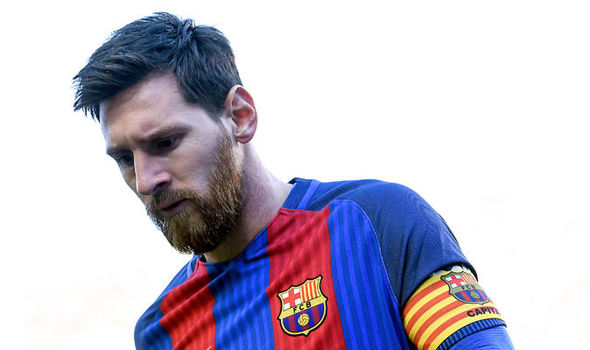
#> input picture messi.jpg, 590 x 350 px, given in place of the camera
$ python StartV.py
#> lines starting #> are read from the running program, lines starting #| are printed output that depends on the picture; after the words box and inside, x2 and y2 are one past the last pixel; in counts of white or black regions, pixels touching at a corner belong together
### Trackbar.py
import cv2


def create_trackbar(trackbar_name, window_name, slider_max):
    cv2.createTrackbar(trackbar_name, window_name, 0, slider_max, on_trackbar)


def on_trackbar(val):
    pass

def adaptive_threshold(frame, slider_max, adaptative, binary, trackbar_value):
    return cv2.adaptiveThreshold(frame, slider_max, adaptative, binary, trackbar_value, 0)

def get_trackbar_value(trackbar_name, window_name):
    return int(cv2.getTrackbarPos(trackbar_name, window_name) / 2) * 2 + 3

### frame_editor.py
import cv2


def denoise(frame, method, radius):
    kernel = cv2.getStructuringElement(method, (radius, radius))
    opening = cv2.morphologyEx(frame, cv2.MORPH_OPEN, kernel)
    closing = cv2.morphologyEx(opening, cv2.MORPH_CLOSE, kernel)
    return closing

### Contour.py
import cv2


def get_contours(frame, mode, method):
    contours, hierarchy = cv2.findContours(frame, mode, method)
    return contours


def get_biggest_contour(contours):
    max_cnt = contours[0]
    for cnt in contours:
        if cv2.contourArea(cnt) > cv2.contourArea(max_cnt):
            max_cnt = cnt
    return max_cnt


def compare_contours(contour_to_compare, saved_contours, max_diff):
    for contour in saved_contours:
        if cv2.matchShapes(contour_to_compare, contour, cv2.CONTOURS_MATCH_I2, 0) < max_diff:
            return True
    return False

def draw_contours(frame, contours, color, thickness):
    # -1 for all contours
    cv2.drawContours(frame, contours, -1, color, thickness)
    return frame

### StartV.py
import cv2

from Contour import get_contours, get_biggest_contour, compare_contours, draw_contours
from Trackbar import get_trackbar_value, create_trackbar, adaptive_threshold, on_trackbar
from frame_editor import denoise

alpha_slider_max = 125
window_name = 'denoised'
trackbar_name = 'Trackbar'
slider_max = 151

cv2.namedWindow(window_name)
cv2.namedWindow('Mean2')

cap= cv2.VideoCapture(0)

create_trackbar(trackbar_name, window_name, 17)
create_trackbar('Trackbar2', 'Mean2', slider_max)
cv2.COLOR_RGB2BGR
biggest_contour = None

color_red = (255, 0, 0)
saved_contours = []

while True:
    # metodo para que la camara "lea"
    # frame son las "imagenes" (frames) de cada milisegundo
    ret, frame = cap.read()
#> frame is the input picture: shape (350, 590, 3); mean B, G, R 205.6, 190.3, 195.1
    # aca las espejamos para que se vean bien
    frame = cv2.flip(frame, 1)
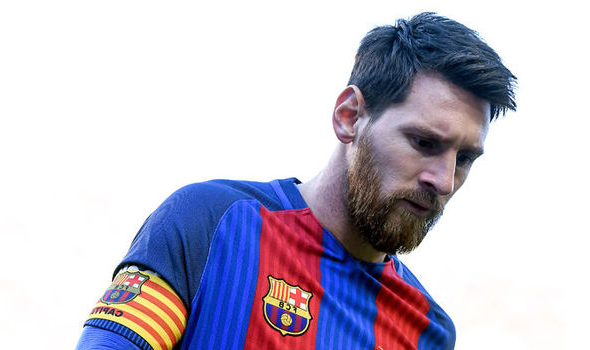
#> frame: shape (350, 590, 3); mean B, G, R 205.6, 190.3, 195.1
    # aca las mostramos en una ventana
    cv2.imshow('Normal', frame)

    grey = cv2.cvtColor(frame, cv2.COLOR_BGR2GRAY)
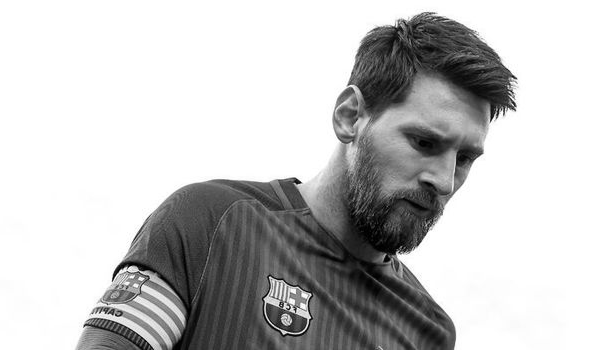
#> grey: shape (350, 590); min 0, max 255, mean 193.5

    cv2.imshow('Grey', grey)

    trackbar_val2 = get_trackbar_value('Trackbar2', 'Mean2')
    adapt2 = adaptive_threshold(grey, alpha_slider_max, cv2.ADAPTIVE_THRESH_MEAN_C, cv2.THRESH_BINARY, trackbar_val2)
#> in adaptive_threshold, `return cv2.adaptiveThreshold(frame, slider_max, adaptative, binary, tr..`:
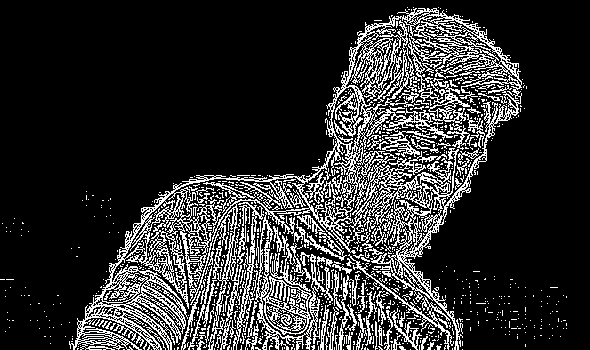
#> returned value: shape (350, 590); values 0 (black) and 125 (white), 18.5% white in thin lines or dots
    cv2.imshow("Mean2", adapt2)

    trackbar_val = get_trackbar_value(trackbar_name, window_name)
   # adapt = adaptive_threshold(grey, alpha_slider_max, cv2.ADAPTIVE_THRESH_MEAN_C, cv2.THRESH_BINARY, trackbar_val)
    #cv2.imshow("Mean", adapt)

    frame_denoised = denoise(adapt2, cv2.MORPH_ELLIPSE, trackbar_val)
#> in denoise, `opening = cv2.morphologyEx(frame, cv2.MORPH_OPEN, kernel)`:
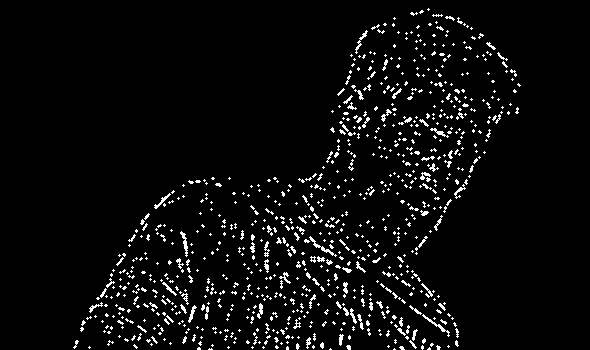
#> opening: shape (350, 590); values 0 (black) and 125 (white), 4.5% white in thin lines or dots, all inside (x1, y1, x2, y2) = (73, 8, 521, 350)
#> in denoise, `closing = cv2.morphologyEx(opening, cv2.MORPH_CLOSE, kernel)`:
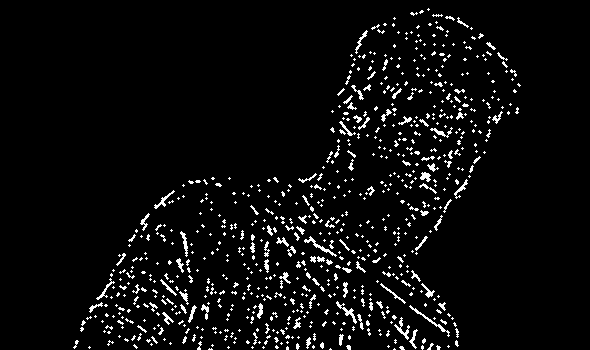
#> closing: shape (350, 590); values 0 (black) and 125 (white), 4.7% white in thin lines or dots, all inside (x1, y1, x2, y2) = (73, 8, 521, 350)
    cv2.imshow("denoised", frame_denoised)
    contours = get_contours(frame=frame_denoised, mode=cv2.RETR_TREE, method=cv2.CHAIN_APPROX_NONE)
#> in get_contours, `contours, hierarchy = cv2.findContours(frame, mode, method)`: contours = 748 contours, 688 with area under 20; largest, box (x1, y1, x2, y2) and area: (304, 236, 337, 257) 78, (409, 305, 450, 337) 76, (336, 301, 357, 324) 72, (394, 317, 410, 340) 66, (154, 190, 175, 209) 54
    if len(contours) > 0:
        biggest_contour = get_biggest_contour(contours=contours)
#> in get_biggest_contour, `max_cnt = contours[0]`: max_cnt = [[394, 348], [393, 349], [394, 349], [395, 349]]
#> the loop in get_biggest_contour, `for cnt in contours:` made 748 passes
#> cnt on passes 1, 2, 6: [[394, 348], [393, 349], [394, 349], [395, 349]], [[330, 348], [329, 349], [330, 349], [331, 349]], [[263, 346], [262, 347], [263, 348], [264, 347]]
#> after the loop in get_biggest_contour, `for cnt in contours:`: max_cnt = contour of 71 points, box (x1, y1, x2, y2) (304, 236, 337, 257), area 78
#> biggest_contour has the same summary as max_cnt in get_biggest_contour
        # hu_moments = get_hu_moments(contour=biggest_contour)
        if compare_contours(contour_to_compare=biggest_contour, saved_contours=saved_contours, max_diff=0.5):
            draw_contours(frame=frame_denoised, contours=biggest_contour, color=color_red, thickness=20)
        draw_contours(frame=frame_denoised, contours=biggest_contour, color=color_red, thickness=3)
#> in draw_contours, `cv2.drawContours(frame, contours, -1, color, thickness)`:
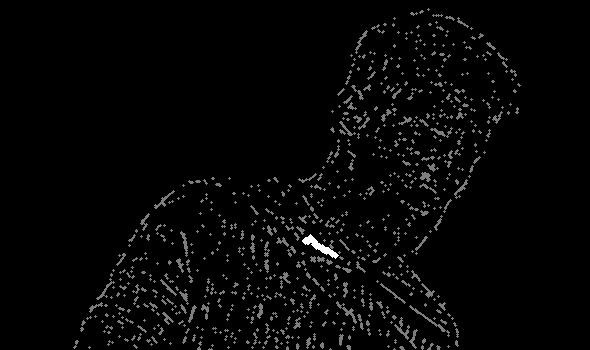
#> frame: shape (350, 590); 0.13% of pixels changed, all inside (x1, y1, x2, y2) = (302, 234, 339, 259)

    cv2.imshow('Window', frame_denoised)
    if cv2.waitKey(1) & 0xFF == ord('k'):
#> (key q is pressed here)
        if biggest_contour is not None:
            # save_moment(hu_moments=hu_moments, file_name="hu_moments.txt")
            saved_contours.append(biggest_contour)

    if cv2.waitKey(1) & 0xFF == ord('q'):
#> (key q is pressed here)
        break
cap.release()

# apagamos la capturadora y cerramos las ventanas que se nos abrieron
cv2.destroyAllWindows()
